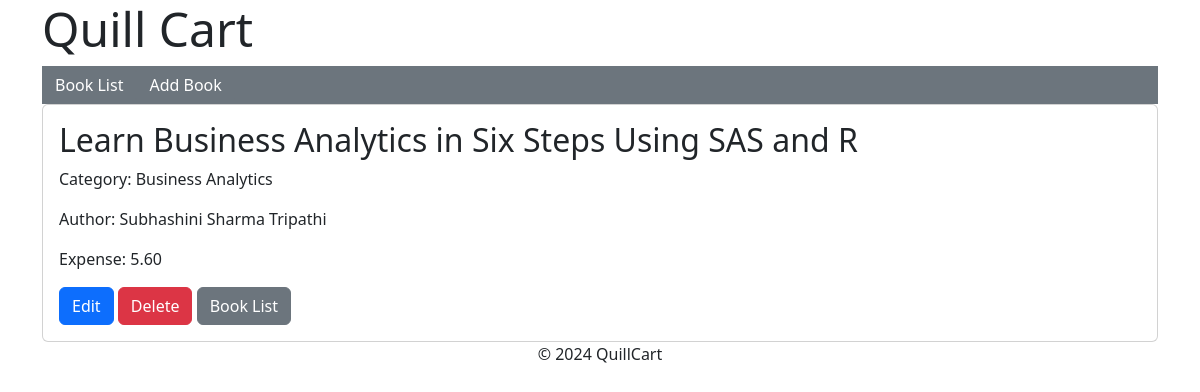
The page /books/9781484210017/ on the database its author committed.
### quillcart/models.py (models this page shows, shortened)
class Book(models.Model):
    custom_id = models.DecimalField(max_digits=20, decimal_places=0, primary_key=True)
    title = models.CharField(max_length=255)
    subtitle = models.CharField(max_length=255, null=True, blank=True)
    authors = models.CharField(max_length=255)
    publisher = models.CharField(max_length=255)
    published_date = models.DateField()
    category = models.CharField(max_length=255)
    distribution_expense = models.DecimalField(max_digits=5, decimal_places=2)

### quillcart/views.py (the view)
# urls.py: path('books/<int:book_id>/', views.view_book, name='view_book'),
def view_book(request, book_id):
    book = get_object_or_404(Book, custom_id=book_id)
    return render(request, 'quillcart//view_book.html', {'book': book})

### quillcart/templates/quillcart/view_book.html (shortened to what this page needs)
{% extends "base.html" %}
{% block content %}
    <div class="card">
        <div class="card-body">
            <h2 class="card-title">{{ book.title }}</h2>
            <p class="card-text">Category: {{ book.category }}</p>
            <p class="card-text">Author: {{ book.authors }}</p>
            <p class="card-text">Expense: {{ book.distribution_expense }}</p>
            <a class="btn btn-primary" href="{% url 'quillcart:update_book' book.custom_id %}">Edit</a>
            <a class="btn btn-danger" href="{% url 'quillcart:delete_book' book.custom_id %}">Delete</a>
            <a class="btn btn-secondary" href="{% url 'quillcart:book_list' %}">Book List</a>
        </div>
    </div>
{% endblock %}

### rows shown on the page
Book: title "Learn Business Analytics in Six Steps Using SAS and R", category "Business Analytics", authors "Subhashini Sharma Tripathi", distribution_expense "5.60"
